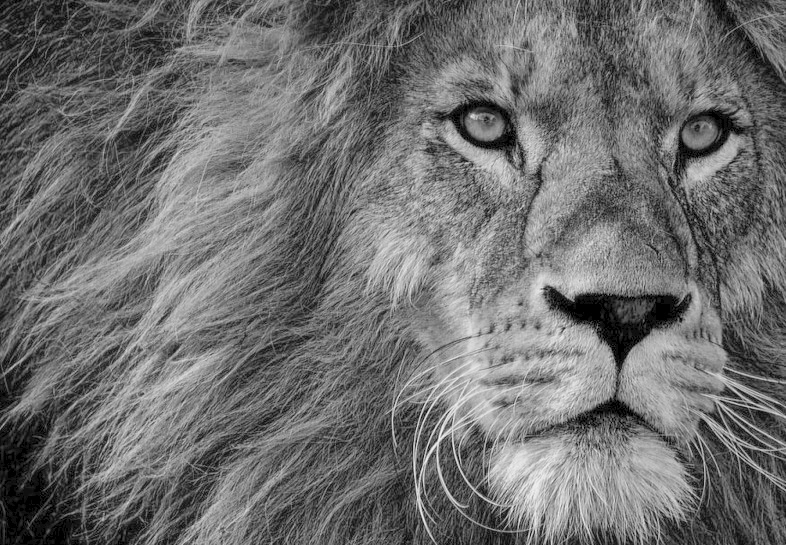
#> input picture 15.0.jpg, 786 x 545 px
$ python histogramEq.py 15.0.jpg 1.0 1.0
#> lines starting #> are read from the running program, lines starting #| are printed output that depends on the picture
import cv2
import numpy as np
import matplotlib as mpl
mpl.use('Agg')
from matplotlib import pyplot as plt
import sys


def sn(L,n,Pn):
	L = L-1
	Pr = 0
	for i in range(0,n,1):
		Pr += Pn[i]
	return L*Pr

def Pn(L,size,pn):
	for x in L:
		pn.append(x/size)


def main(S_n,filename,img):
	height, width = img.shape
	for y in range(0,width):
		for x in range(0,height):
			img[x,y] = S_n[img[x,y]]
	strr = "uploads/"+filename+".jpg"
	cv2.imwrite(strr,img)
	plt.hist(img.ravel(),256,[0,256])
	return strr;


filename = sys.argv[1]
c = float(sys.argv[2])
d = float(sys.argv[3])

imgen = cv2.imread(filename)
#> imgen is the input picture: shape (545, 786, 3); min 0, max 240, mean 111
img = cv2.cvtColor(imgen, cv2.COLOR_BGR2GRAY)
L = plt.hist(img.ravel(),256,[0,256])[0]
#> L = 256 values, max 3881 at index 119, min 0 at index 241, mean 1673.3
plt.savefig('uploads/histograma.png')
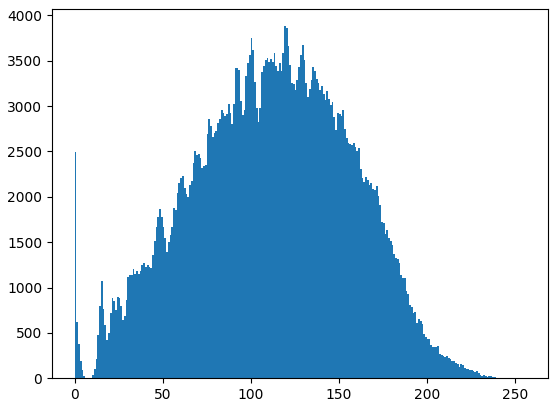
#> figure drawn by matplotlib, 1 panel; tallest bar 3881 high, from x = 119 to 120
height, width = img.shape
#> height = 545; width = 786
size = height * width
#> size = 428370
pn = []
Pn(L,size,pn)
#> the loop in Pn, `for x in L:` made 256 passes
#> x on passes 1 to 3: 2498, 617, 380
#> after the loop in Pn, `for x in L:`: pn = 256 values, max 0.00906 at index 119, min 0 at index 241, mean 0.00391
S_n = []
for i in range (1,len(L)+1):
	S_n.append(int(sn(len(L),i,pn)))
#> after the loop, S_n = 256 values from 1 to 254

print(main(S_n,str(size),img))
#> after the loop in main, `for y in range(0,width):`:
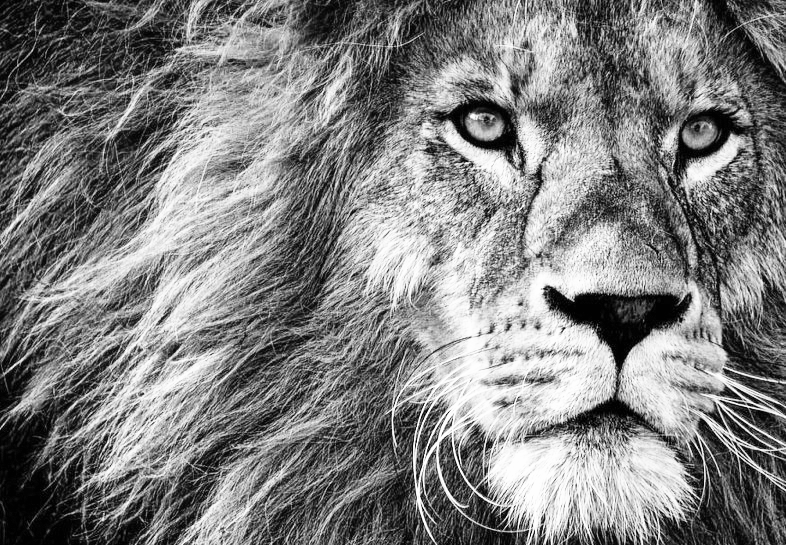
#> img: shape (545, 786); min 1, max 254, mean 127.8
#| uploads/428370.jpg
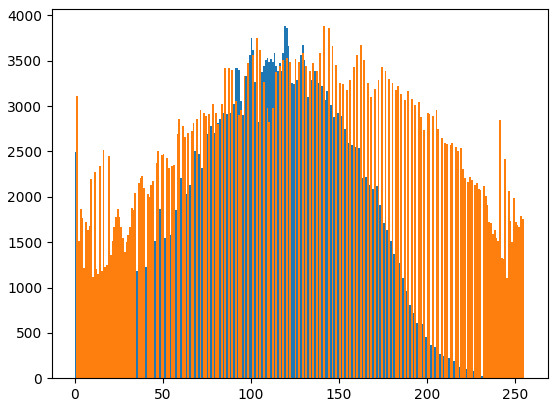
#> figure drawn by matplotlib, 1 panel; tallest bar 3881 high, from x = 119 to 120; tallest bar 3881 high, from x = 141 to 142
